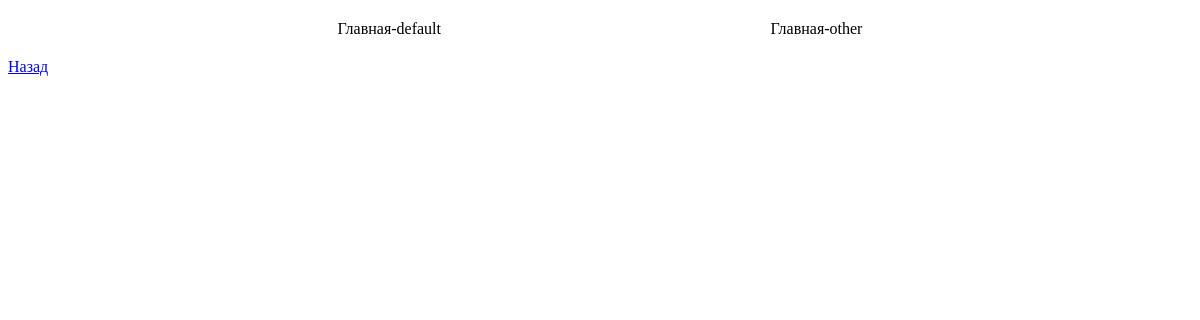
Page /rubric/3/ on the earlier database version.
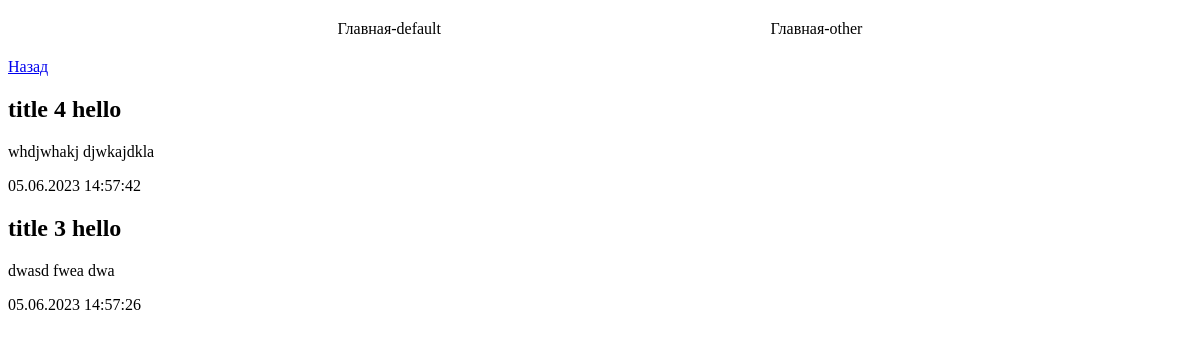
Same page on the later database version.
### bboard/models.py (models this page shows)
class Bb(models.Model):
    def title_and_price(self):
        return f'{self.title} ({self.price})'
    title_and_price.short_description = 'Название и цена'
    KINDS = (('b', "Куплю"),
             ('s', "Продам"),
             ('c', "Обменяю"))
    kind = models.CharField(max_length=1, choices=KINDS, default='s', verbose_name="Вид")
    rubric = models.ForeignKey(Rubric, null=True, on_delete=models.PROTECT, verbose_name='Рубрика')
    title = models.CharField(max_length=50, verbose_name='Загаловок', validators=[validators.MinLengthValidator(8, message='Минимум 10 символов')])
    content = models.TextField(null=True, blank=True, verbose_name='Контент')
    price = models.FloatField(null=True, blank=True, verbose_name='Цена')
    published = models.DateTimeField(auto_now_add=True, db_index=True, verbose_name='Дата публикации')
    class Meta:
        verbose_name_plural = 'Объявления'
        verbose_name = 'Объявление'
        ordering = ['-published']

### bboard/views.py (the view)
# urls.py: path('rubric/<int:rubric_id>/', by_rubric, name='by_rubric'),
def by_rubric(request, rubric_id):
    template = loader.get_template('bboard/by_rubric.html')
    bbs = Bb.objects.filter(rubric=rubric_id)
    current_rubric = Rubric.objects.get(pk=rubric_id)
    context = {'bbs': bbs, 'current_rubric':current_rubric}
    return HttpResponse(template.render(context, request))

### bboard/models.py (called while the page is built)
    def __str__(self):
        return self.name

### bboard/templates/bboard/by_rubric.html (shortened to what this page needs)
{% extends "layouts/basic.html" %}
{% block content %}
<a href="{% url 'bboard:index' %}">Назад</a>
{% for bb in bbs %}
<div>
    <h2> {{ bb.title }} </h2>
    <p> {{ bb.content }} </p>
    <p> {{ bb.published|date:"d.m.Y H:i:s" }} </p>
</div>
{% endfor %}
{% endblock %}

Differences in the rows shown:
added Bb: title "title 4 hello", content "whdjwhakj djwkajdkla", published "05.06.2023 14:57:42"
added Bb: title "title 3 hello", content "dwasd fwea dwa", published "05.06.2023 14:57:26"
